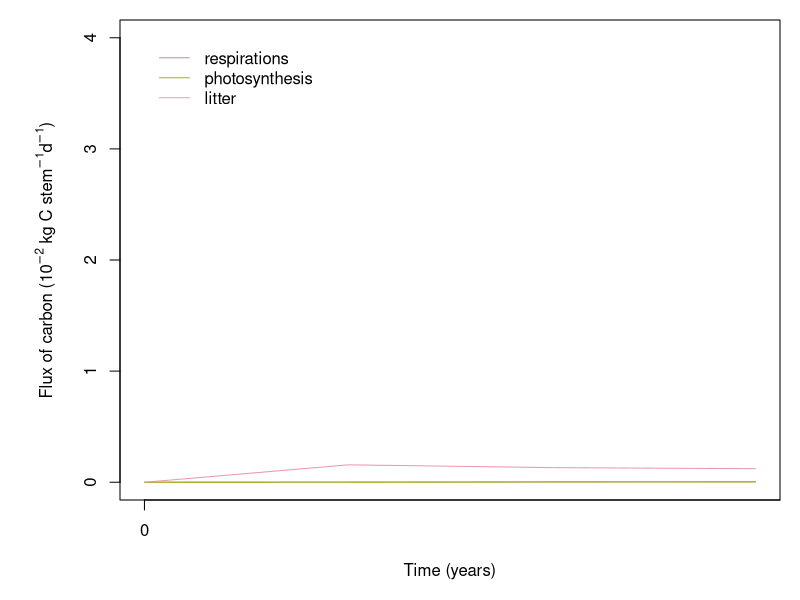

This chart was generated by the following R code:
#=======================================================================================#
# Plot figure 6 from Thornley (1991)
#---------------------------------------------------------------------------------------#

# Read the strucural and meristem pools
#---------------------------------------------------------------------------------------#
uptake <- read.table (file = 'tmp/uptake.txt',      header = T)
loss   <- read.table (file = 'tmp/loss.txt',        header = T)
resp   <- read.table (file = 'tmp/respiration.txt', header = T)

# Determine time axis
#----------------------------------------------------------------------------------------#
years        = as.numeric (read.table ('driver.txt', skip = 5, nrows = 1) [1])
stps_per_day = as.numeric (read.table ('driver.txt', skip = 6, nrows = 1) [1])
#n_stems      = as.numeric (read.table ('driver.txt', skip = 6, nrows = 1) [1])
dt     = 1 / stps_per_day
tstps  = years * 365.25 * stps_per_day
days   = dt * tstps
hours  = dt * tstps * 24.0
labels    = seq (0, ceiling (years), by = 1)
ats       = seq (0, ceiling (years), by = 1) * 365.25 / dt

# Plot figure 6
#----------------------------------------------------------------------------------------#
layout (matrix (1))
par (mar = c (5, 6, 1, 1))
plot (x    = resp [, 1],
      y    = rowSums (resp [, 2:11]) * 100.0,
      typ  = 'l',
      ylim = c (0, 4.0),
      xaxt = 'n',
      xlab = 'Time (years)',
      ylab = expression (paste ('Flux of carbon (',10^-2,' kg C ',stem^-1,d^-1,')')),
      col  = '#af95a3')
axis (side  = 1, 
      at    = ats [seq (1, length (ats), 10)], 
      label = labels [seq (1, length (labels), 10)])
lines (x    = uptake [, 1],
       y    = uptake [, 2] * 100.0,
       col  = "#aab300")
lines (x    = loss [, 1],
       y    = rowSums (loss [, c (3, 5, 7, 9, 11)]) * 1000.0,
       col  = "#eb99a9")
legend (x = 0,
        y = 4,
        legend = c ('respirations','photosynthesis','litter'),
        col = c ('#af95a3',"#aab300","#eb99a9"),
        box.lty = 0,
        lwd = 1)
#=======================================================================================#

